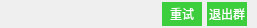
<?xml version="1.0" encoding="UTF-8"?>
<ui version="4.0">
 <class>GroupJoinFailedItem</class>
 <widget class="QWidget" name="GroupJoinFailedItem">
  <property name="geometry">
   <rect>
    <x>0</x>
    <y>0</y>
    <width>257</width>
    <height>28</height>
   </rect>
  </property>
  <property name="minimumSize">
   <size>
    <width>0</width>
    <height>28</height>
   </size>
  </property>
  <property name="maximumSize">
   <size>
    <width>16777215</width>
    <height>28</height>
   </size>
  </property>
  <property name="windowTitle">
   <string>GroupJoinFailedItem</string>
  </property>
  <property name="styleSheet">
   <string notr="true">QPushButton{
	border-radius: 0px;
    color:#FFFFFF;
    background-color:#3DCE3D;
	max-height:24px;
	min-height:24px;
	max-width:40px;
	min-width:40px;
}

QPushButton:hover{
    background-color:#38C738;
}
QPushButton#ok:pressed{
    background-color:#2FB82F;
}

QPushButton:disabled{
    background-color:#9DE69D;
}</string>
  </property>
  <layout class="QHBoxLayout" name="horizontalLayout">
   <property name="spacing">
    <number>5</number>
   </property>
   <property name="leftMargin">
    <number>10</number>
   </property>
   <property name="topMargin">
    <number>0</number>
   </property>
   <property name="rightMargin">
    <number>10</number>
   </property>
   <property name="bottomMargin">
    <number>0</number>
   </property>
   <item>
    <widget class="QLabel" name="label">
     <property name="minimumSize">
      <size>
       <width>26</width>
       <height>26</height>
      </size>
     </property>
     <property name="maximumSize">
      <size>
       <width>26</width>
       <height>26</height>
      </size>
     </property>
     <property name="text">
      <string/>
     </property>
     <property name="pixmap">
      <pixmap resource="localman.qrc">:/Images/mainpanel_group_down.png</pixmap>
     </property>
    </widget>
   </item>
   <item>
    <widget class="QLabel" name="groupname">
     <property name="text">
      <string/>
     </property>
    </widget>
   </item>
   <item>
    <widget class="QPushButton" name="rejoin">
     <property name="enabled">
      <bool>true</bool>
     </property>
     <property name="minimumSize">
      <size>
       <width>40</width>
       <height>24</height>
      </size>
     </property>
     <property name="maximumSize">
      <size>
       <width>40</width>
       <height>24</height>
      </size>
     </property>
     <property name="text">
      <string>重试</string>
     </property>
    </widget>
   </item>
   <item>
    <widget class="QPushButton" name="pushButton_2">
     <property name="text">
      <string>退出群</string>
     </property>
    </widget>
   </item>
  </layout>
 </widget>
 <layoutdefault spacing="6" margin="11"/>
 <resources>
  <include location="localman.qrc"/>
 </resources>
 <connections/>
</ui>
